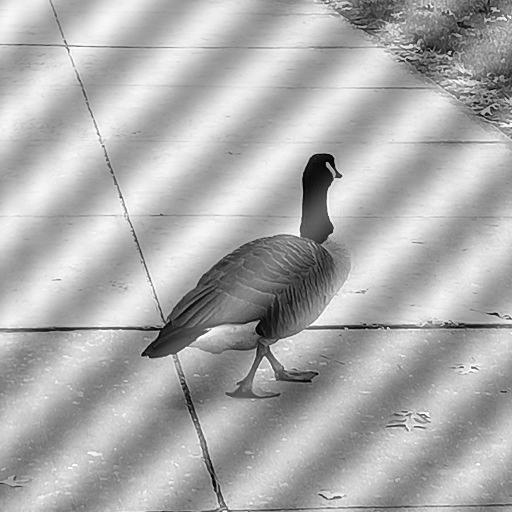
#> input picture img/periodic_pidgeon.jpg, 512 x 512 px
$ jupyter execute --allow-errors periodic_noise.ipynb
#> lines starting #> are read from the running program, lines starting #| are printed output that depends on the picture
[cell 1]
import numpy as np
import numpy.typing as npt
from skimage import io
import matplotlib.pyplot as plt

[cell 2]
img: npt.NDArray[np.uint8] = io.imread("./img/periodic_pidgeon.jpg")
#> img is the input picture: shape (512, 512); min 0, max 255, mean 172.7

plt.imshow(img, cmap="gray")
plt.show()

[cell 3]
H, W = img.shape
#> H = 512; W = 512

x, y = np.mgrid[0:H, 0:W]

centered_img = img * (-1)**(x+y)
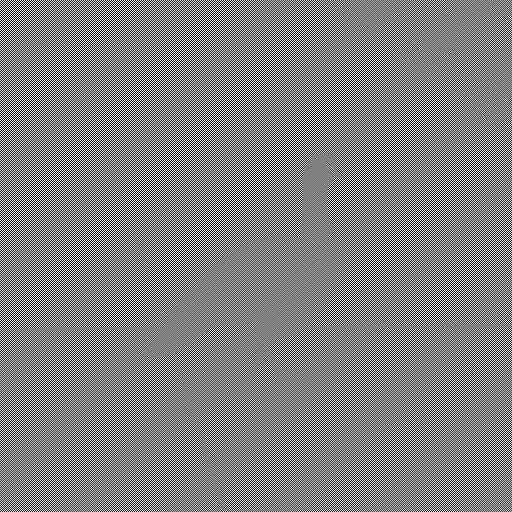
#> centered_img: shape (512, 512) int64; min -255, max 255, mean 0; drawn with min black and max white

img_dft = np.fft.fft2(centered_img)
img_dft_mod = np.sqrt(img_dft.real**2 + img_dft.imag**2)

spect = np.log(1 + img_dft_mod)
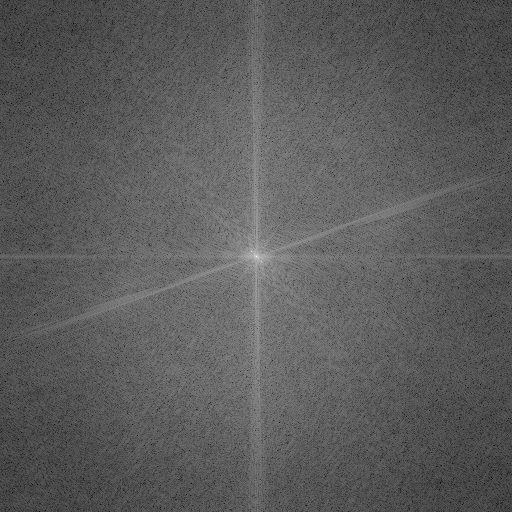
#> spect: shape (512, 512) float64; min 2.49, max 17.63, mean 7.95; drawn with min black and max white
plt.imshow(spect, cmap="gray")

[cell 4]
lowpass_filter = np.ones(img.shape)

border: int = 10

lowpass_filter[251,251] = 0
lowpass_filter[261,261] = 0

plt.imshow(lowpass_filter, cmap="binary")
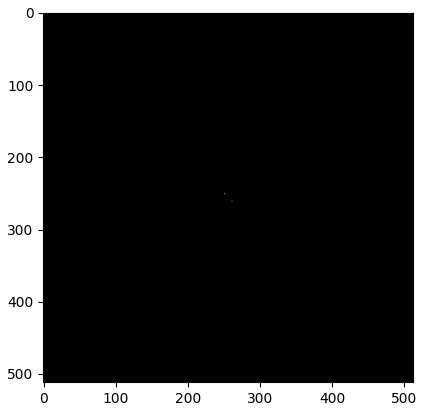
#> figure drawn by matplotlib, 1 panel
